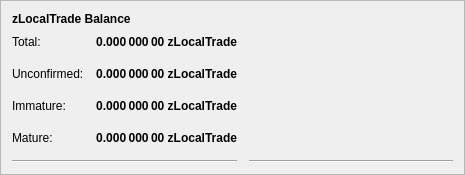
         <widget class="QFrame" name="frame_4">
          <property name="geometry">
           <rect>
            <x>0</x>
            <y>0</y>
            <width>465</width>
            <height>171</height>
           </rect>
          </property>
          <property name="frameShape">
           <enum>QFrame::StyledPanel</enum>
          </property>
          <property name="frameShadow">
           <enum>QFrame::Raised</enum>
          </property>
          <layout class="QVBoxLayout" name="verticalLayout_7">
           <item>
            <layout class="QHBoxLayout" name="horizontalLayout_8" stretch="0">
             <item>
              <widget class="QLabel" name="label_5z_3">
               <property name="maximumSize">
                <size>
                 <width>16777215</width>
                 <height>20</height>
                </size>
               </property>
               <property name="font">
                <font>
                 <weight>75</weight>
                 <bold>true</bold>
                </font>
               </property>
               <property name="text">
                <string>zLocalTrade Balance</string>
               </property>
              </widget>
             </item>
            </layout>
           </item>
           <item>
            <layout class="QGridLayout" name="gridLayout_5">
             <property name="spacing">
              <number>12</number>
             </property>
             <item row="4" column="0">
              <widget class="QLabel" name="labelzBalanceMatureText">
               <property name="toolTip">
                <string>Mature: more than 20 confirmation and more than 1 mints of the same denomination after it was minted.
These zLocalTrade are spendable.</string>
               </property>
               <property name="text">
                <string>Mature:</string>
               </property>
              </widget>
             </item>
             <item row="5" column="0" colspan="2">
              <widget class="Line" name="lineSpendableBalance_5">
               <property name="orientation">
                <enum>Qt::Horizontal</enum>
               </property>
              </widget>
             </item>
             <item row="1" column="1">
              <widget class="QLabel" name="labelzBalance">
               <property name="font">
                <font>
                 <weight>75</weight>
                 <bold>true</bold>
                </font>
               </property>
               <property name="cursor">
                <cursorShape>IBeamCursor</cursorShape>
               </property>
               <property name="toolTip">
                <string>All available zLocalTrade, unconfirmed and immature zLocalTrade included.</string>
               </property>
               <property name="text">
                <string notr="true">0.000 000 00 zLocalTrade</string>
               </property>
               <property name="alignment">
                <set>Qt::AlignRight|Qt::AlignTrailing|Qt::AlignVCenter</set>
               </property>
               <property name="textInteractionFlags">
                <set>Qt::LinksAccessibleByMouse|Qt::TextSelectableByKeyboard|Qt::TextSelectableByMouse</set>
               </property>
              </widget>
             </item>
             <item row="5" column="2">
              <widget class="Line" name="lineWatchBalance_5">
               <property name="sizePolicy">
                <sizepolicy hsizetype="Preferred" vsizetype="Fixed">
                 <horstretch>0</horstretch>
                 <verstretch>0</verstretch>
                </sizepolicy>
               </property>
               <property name="minimumSize">
                <size>
                 <width>140</width>
                 <height>0</height>
                </size>
               </property>
               <property name="orientation">
                <enum>Qt::Horizontal</enum>
               </property>
              </widget>
             </item>
             <item row="1" column="0">
              <widget class="QLabel" name="labelzBalanceText">
               <property name="toolTip">
                <string>All available zLocalTrade, unconfirmed and immature zLocalTrade included.</string>
               </property>
               <property name="text">
                <string>Total:</string>
               </property>
              </widget>
             </item>
             <item row="1" column="2">
              <spacer name="horizontalSpacer_8">
               <property name="orientation">
                <enum>Qt::Horizontal</enum>
               </property>
               <property name="sizeHint" stdset="0">
                <size>
                 <width>40</width>
                 <height>20</height>
                </size>
               </property>
              </spacer>
             </item>
             <item row="4" column="2">
              <spacer name="horizontalSpacer_4">
               <property name="orientation">
                <enum>Qt::Horizontal</enum>
               </property>
               <property name="sizeHint" stdset="0">
                <size>
                 <width>40</width>
                 <height>20</height>
                </size>
               </property>
              </spacer>
             </item>
             <item row="4" column="1">
              <widget class="QLabel" name="labelzBalanceMature">
               <property name="font">
                <font>
                 <weight>75</weight>
                 <bold>true</bold>
                </font>
               </property>
               <property name="toolTip">
                <string>Mature: more than 20 confirmation and more than 1 mints of the same denomination after it was minted.
These zLocalTrade are spendable.</string>
               </property>
               <property name="text">
                <string>0.000 000 00 zLocalTrade</string>
               </property>
               <property name="alignment">
                <set>Qt::AlignRight|Qt::AlignTrailing|Qt::AlignVCenter</set>
               </property>
              </widget>
             </item>
             <item row="2" column="0">
              <widget class="QLabel" name="labelzBalanceUnconfirmedText">
               <property name="toolTip">
                <string>Unconfirmed: less than 20 confirmations
Immature: confirmed, but less than 1 mints of the same denomination after it was minted</string>
               </property>
               <property name="text">
                <string>Unconfirmed:</string>
               </property>
              </widget>
             </item>
             <item row="2" column="1">
              <widget class="QLabel" name="labelzBalanceUnconfirmed">
               <property name="font">
                <font>
                 <weight>75</weight>
                 <bold>true</bold>
                </font>
               </property>
               <property name="toolTip">
                <string>Unconfirmed: less than 20 confirmations
Immature: confirmed, but less than 1 mints of the same denomination after it was minted</string>
               </property>
               <property name="text">
                <string>0.000 000 00 zLocalTrade</string>
               </property>
               <property name="alignment">
                <set>Qt::AlignRight|Qt::AlignTrailing|Qt::AlignVCenter</set>
               </property>
              </widget>
             </item>
             <item row="2" column="2">
              <spacer name="horizontalSpacer_5">
               <property name="orientation">
                <enum>Qt::Horizontal</enum>
               </property>
               <property name="sizeHint" stdset="0">
                <size>
                 <width>40</width>
                 <height>20</height>
                </size>
               </property>
              </spacer>
             </item>
             <item row="3" column="0">
              <widget class="QLabel" name="labelzBalanceImmatureText">
               <property name="toolTip">
                <string>Unconfirmed: less than 20 confirmations
Immature: confirmed, but less than 1 mints of the same denomination after it was minted</string>
               </property>
               <property name="text">
                <string>Immature:</string>
               </property>
              </widget>
             </item>
             <item row="3" column="1">
              <widget class="QLabel" name="labelzBalanceImmature">
               <property name="font">
                <font>
                 <weight>75</weight>
                 <bold>true</bold>
                </font>
               </property>
               <property name="toolTip">
                <string>Unconfirmed: less than 20 confirmations
Immature: confirmed, but less than 1 mints of the same denomination after it was minted</string>
               </property>
               <property name="text">
                <string>0.000 000 00 zLocalTrade</string>
               </property>
               <property name="alignment">
                <set>Qt::AlignRight|Qt::AlignTrailing|Qt::AlignVCenter</set>
               </property>
              </widget>
             </item>
             <item row="3" column="2">
              <spacer name="horizontalSpacer_7">
               <property name="orientation">
                <enum>Qt::Horizontal</enum>
               </property>
               <property name="sizeHint" stdset="0">
                <size>
                 <width>40</width>
                 <height>20</height>
                </size>
               </property>
              </spacer>
             </item>
            </layout>
           </item>
          </layout>
         </widget>
